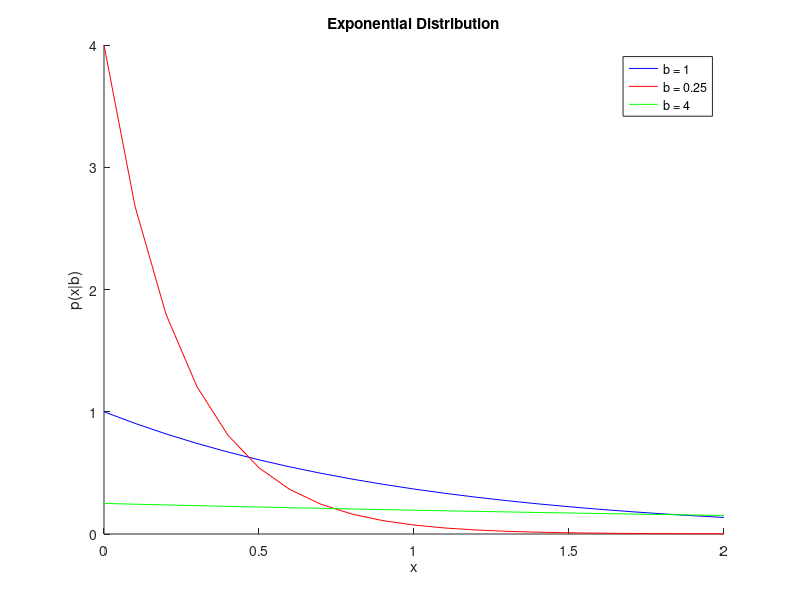

This figure's MATLAB source:
% /**
%  * @author Zachary M. Mattis
%  * CS 1675
%  * Assignment 3
%  * February 6, 2019
%  *
%  * This Matlab file plots an exponential distribution
%  * of the form y=f(x|b)=(1/b)*e^(-x/b)
%  */


x = [0:0.1:2];
b1 = 1;
b2 = 0.25;
b3 = 4;

y1 = exppdf(x, b1);
y2 = exppdf(x, b2);
y3 = exppdf(x, b3);

hold on;
plot(x, y1, '-b');
plot(x, y2, '-r');
plot(x, y3, '-g');
title('Exponential Distribution');
xlabel('x');
ylabel('p(x|b)');
legend('b = 1','b = 0.25','b = 4');

hold off;
pause;